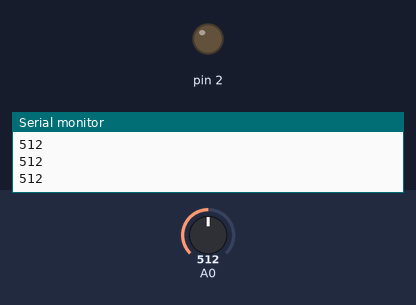
Simulated run of this sketch. Board: Arduino Uno, built with avr-gcc and run on an emulated ATmega328P. On the bench: output pins drawn as LEDs (lit = HIGH), the last lines printed to the serial monitor. The test bench sets the inputs (shaded band); at power-on: A0 = 512.

Above: at 1.2 s.
1.3 s: A0 set to 307
2.8 s: A0 set to 293
At 3.4 s:
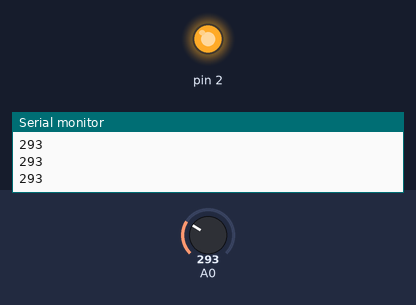
4.3 s: A0 set to 306
At 4.7 s:
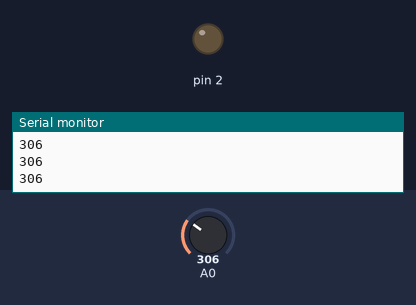
5.8 s: A0 set to 290
At 7.2 s:
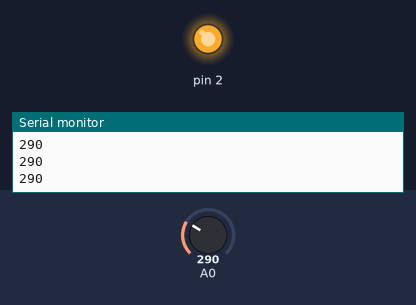
Timing chart, 0 to 8.3 s (numbered marks = the images above; inputs shaded):
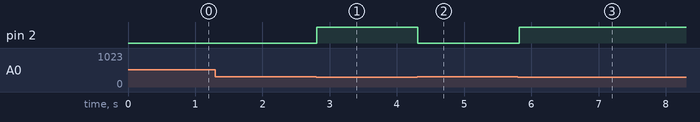

The sketch:

chapterAppendix-list3.ino
```cpp
void setup() {
  Serial.begin(115200);
  pinMode(2, OUTPUT);
}

void loop() {
  int val = analogRead(0);
  Serial.println(val);
  if (val > 300) {
    digitalWrite(2, LOW);
  } else {
    digitalWrite(2, HIGH);
  }
  delay(100);
}
```

Measured:
- the behaviour switches between 301 and 300 on A0 (found by bisection; images 0 and 1)
- after the input at 2.8 s, pin 2: LOW → HIGH at once
- after the input at 4.3 s, pin 2: HIGH → LOW at once
- after the input at 5.8 s, pin 2: LOW → HIGH at once
